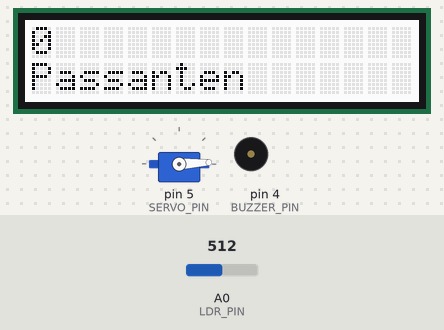
This sketch was run on a simulated Arduino Uno, built with avr-gcc and run on an emulated ATmega328P. Parts: servo, 16×2 character LCD, buzzer (waves = sounding, pin HIGH). The test bench sets the inputs (shaded band); at power-on: A0 (LDR_PIN) = 512. Pins used as bus, display or sensor lines are not drawn.

Above: at 1.2 s.
1.3 s: A0 (LDR_PIN) set to 542
2.8 s: A0 (LDR_PIN) set to 562
At 3.9 s:
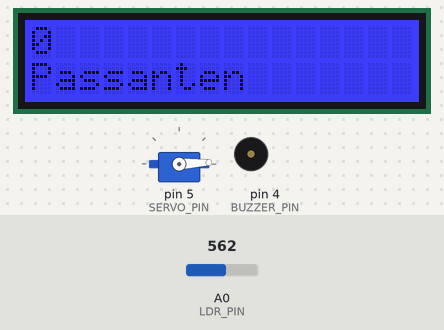
4.3 s: A0 (LDR_PIN) set to 464
5.8 s: A0 (LDR_PIN) set to 436
At 6.2 s:
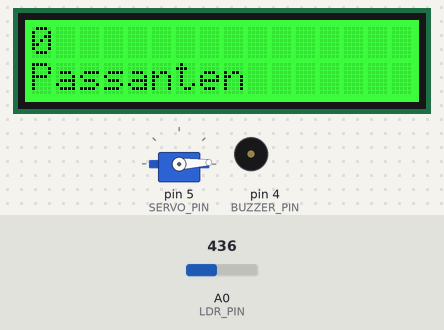
7.3 s: A0 (LDR_PIN) set to 560
At 8.8 s:
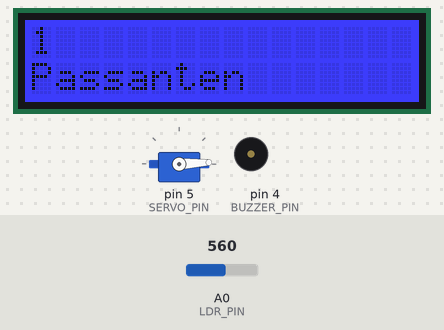
Timing chart, 0 to 10.1 s (numbered marks = the images above; inputs shaded):
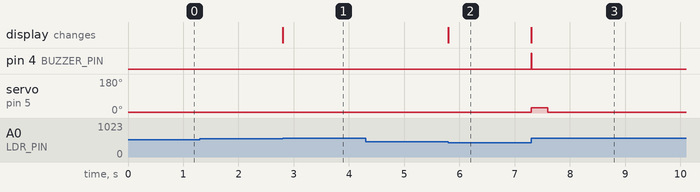

Measured:
- the behaviour switches between 550 and 551 on A0 (LDR_PIN) (found by bisection; images 0 and 1)
- the behaviour switches between 450 and 449 on A0 (LDR_PIN) (found by bisection; images 1 and 2)
- after the input at 1.3 s, every drawn part: stays the same
- after the input at 2.8 s, the display: changes at once (image 1)
- after the input at 4.3 s, every drawn part: stays the same
- after the input at 5.8 s, the display: changes at once (image 2)
- after the input at 7.3 s, pin 4 (BUZZER_PIN): LOW → HIGH at once, → LOW 0.01 s later; servo on pin 5 (SERVO_PIN): 3° → 27° at once, → 3° 0.30 s later; the display: changes at once (image 3)

The sketch:

laser.ino
```cpp
#include <Servo.h>
#include <rgb_lcd.h>

#include "task_scheduler.h"
static task_scheduler<16> Tasks;

#define LDR_POWER_PIN 7
#define LDR_PIN A0
#define SERVO_PIN 5
#define BUZZER_PIN 4

#define LASER_PERIOD 600
#define BEEP_DURATION 10
#define SERVO_MOVEMENT_DURATION 300
#define SERVO_ANGLE_RETRACTED 3
#define SERVO_ANGLE_EXTENDED 27

static rgb_lcd lcd; // I2C
static Servo servo;

static u32 passersby_count;
static u32 last_counted_time;
static bool laser_was_high;

static u32 servo_action_count;
static bool servo_moving;

void setup()
{
    pinMode(LDR_POWER_PIN, OUTPUT);
    digitalWrite(LDR_POWER_PIN, HIGH);
    pinMode(LDR_PIN, INPUT);

    pinMode(BUZZER_PIN, OUTPUT);

    servo.attach(SERVO_PIN);
    servo.write(SERVO_ANGLE_RETRACTED);

    lcd.begin(16,2);
    lcd.setCursor(0,0); lcd.print(0);
    lcd.setCursor(0,1); lcd.print("Passanten");
}

void loop()
{
    Tasks.Update();

    u32 now = millis();
    u16 ldr = analogRead(LDR_PIN);

    bool laser_low  = ldr > 550;
    bool laser_high = ldr < 450;

    if(laser_low)
    {
        lcd.setRGB(0,0,255);
    }

    if(laser_high)
    {
        laser_was_high = true;
        lcd.setRGB(0,255,0);
    }

    bool laser_period_elapsed = (now - last_counted_time) > LASER_PERIOD;

    if(laser_low && laser_was_high && laser_period_elapsed)
    {
        ++passersby_count;
        laser_was_high = false;
        last_counted_time = now;

        lcd.setCursor(0,0);
        lcd.print(passersby_count);

        digitalWrite(BUZZER_PIN, HIGH);
        Tasks.ExecuteAfter(BEEP_DURATION, []
        {
            digitalWrite(BUZZER_PIN, LOW);
        });
    }

    if(!servo_moving && (servo_action_count < passersby_count))
    {
        servo.write(SERVO_ANGLE_EXTENDED);
        servo_moving = true;
        Tasks.ExecuteAfter(SERVO_MOVEMENT_DURATION, []
        {
            servo.write(SERVO_ANGLE_RETRACTED);
            Tasks.ExecuteAfter(SERVO_MOVEMENT_DURATION, []
            {
                ++servo_action_count;
                servo_moving = false;
            });
        });
    }

}
```

task_scheduler.h
```cpp
// Robin Vos 24-09-19

#include <stdint.h>
typedef uint32_t u32;
typedef uint8_t u8;

#define TaskCallback(name) void name(void)
typedef TaskCallback(task_callback);


template<int MAX_TASK_COUNT>
struct task_scheduler
{

    struct task
    {
        // NOTE(robin): Could save some space and store the end time (StartTime+Interval),
        // but that might require some extra logic to handle millis() wraparound
        u32 StartTime;
        u16 Interval;

        task_callback *Callback;
    };

    task Tasks[MAX_TASK_COUNT];
    u8 TaskCount;
    u32 CurrentTime;

    inline bool ExecuteIfElapsed(task *Task)
    {
        if((CurrentTime - Task->StartTime) > Task->Interval)
        {
            Task->Callback();
            return true;
        }
        return false;
    }

    inline void Update()
    {
        CurrentTime = millis();

        for(u8 i = 0; i < TaskCount; ++i)
        {
            if(ExecuteIfElapsed(Tasks + i))
            {
                // NOTE(robin): unordered removal (replace with last item)
                Tasks[i--] = Tasks[--TaskCount];
            }
        }
    }

    inline void ExecuteAfter(u16 Interval, task_callback *Callback)
    {
        task Task = {CurrentTime, Interval, Callback};

        for(;;)
        {
            if(TaskCount < MAX_TASK_COUNT)
            {
                Tasks[TaskCount++] = Task;
                return;
            }

            if(ExecuteIfElapsed(&Task))
            {
                return;
            }

            Update();
        }
    }
};
```
